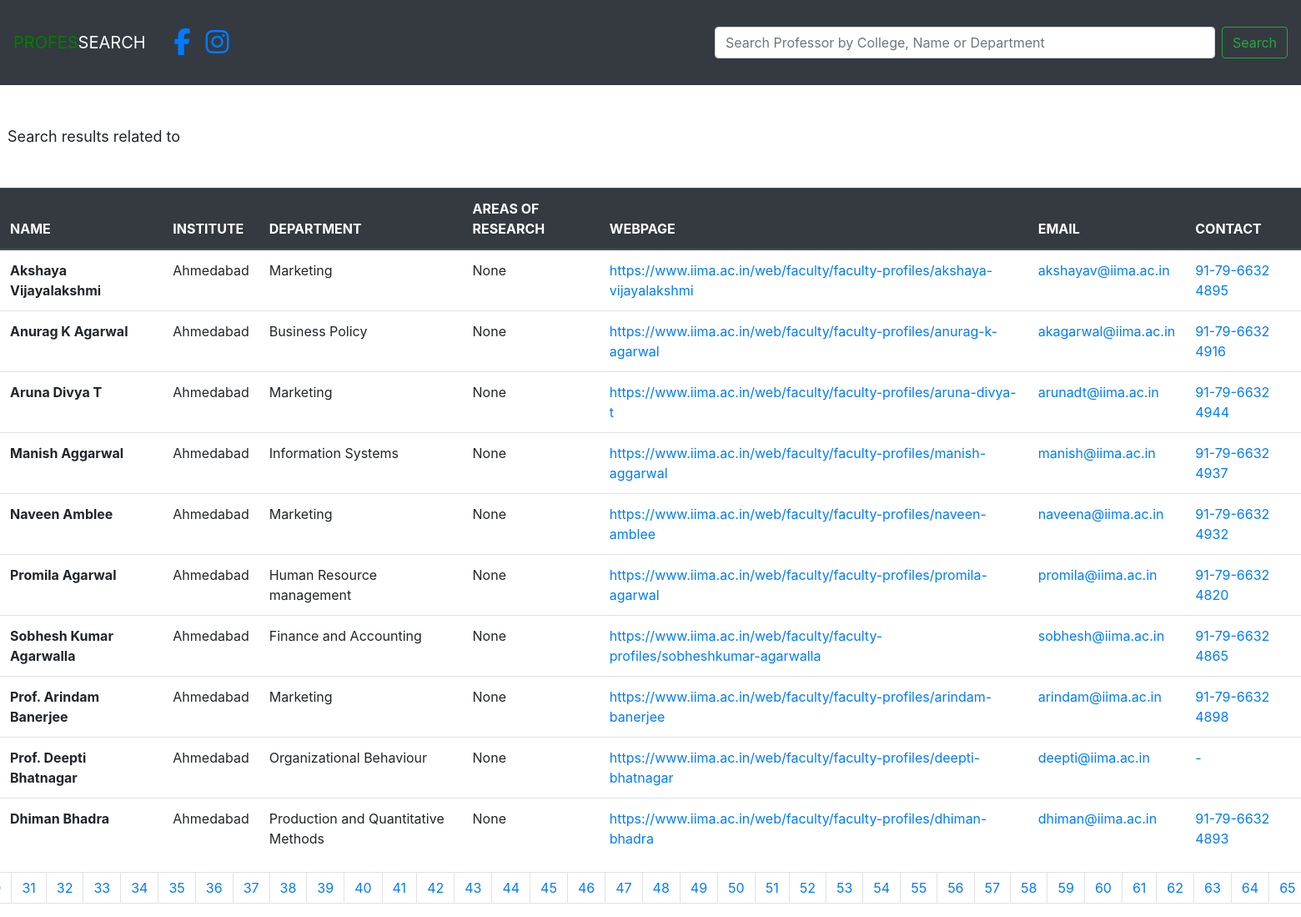
The app's page /search/ with its own data.
### profs/models.py (models this page shows, shortened)
class Prof(models.Model):
    name = models.CharField(max_length=255)
    institute = models.CharField(max_length=255)
    dept = models.CharField(max_length=255)
    aor = models.TextField(null=True)
    phone = models.CharField(max_length=25,null=True)
    email = models.CharField(max_length=255,null=True)
    web = models.CharField(max_length=512,null=True)

### kriti/views.py (the view)
# urls.py: url(r'^search/$', views.search),
def search(request):
    if request.method == 'POST':
        if request.user.is_active:
            profile=Profile()
            profile=Profile.objects.get(user=request.user.id)
            if profile.last_login==None:
                profile.last_login=datetime.now(timezone.utc)
                profile.save()
            if (datetime.now(timezone.utc)-profile.last_login).total_seconds()<2 or profile.verify_captcha==False:
                profile.verify_captcha=False
                profile.last_login=datetime.now(timezone.utc)
                profile.save()
                return HttpResponseRedirect('/verify_captcha')
            profile.last_login=datetime.now(timezone.utc)
            profile.save()
            search = request.POST.get('search')
            page=1
    else:
        search=request.GET.get('search','')
        page = request.GET.get('page','1')
    matches= Prof.objects.filter(Q(name__icontains=search)|Q(institute__icontains=search)|Q(dept__icontains=search)|Q(aor__icontains=search))
    paginator = Paginator(matches, 10)
    try:
        match = paginator.page(page)
    except PageNotAnInteger:
        match = paginator.page(1)
    except EmptyPage:
        match = paginator.page(paginator.num_pages)
    if match:
        return render(request, 'search.html', {'results':match,'search': search})
    else:
        return render(request, 'search.html', {'results': match, 'search': search,'fail':1})
    return render(request, 'search.html')

### templates/search.html (shortened to what this page needs)
<!DOCTYPE html>
<html>
<head>
	<link rel="stylesheet" href="https://stackpath.bootstrapcdn.com/bootstrap/4.3.1/css/bootstrap.min.css">
	<link rel="stylesheet" href="css/font-awesome.min.css"/>
</head>
<body>
	<nav class="navbar navbar-expand-lg navbar-dark bg-dark">
  <a class="navbar-brand" href="/"><font color="green">PROFES</font><font color="white">SEARCH</font></a>
  <div class="collapse navbar-collapse" id="navbarSupportedContent">
    <ul class="navbar-nav mr-auto">
      <li class="nav-item">
      	<div class="user-panel">
				<a href="#"><i class="fa fa-facebook fa-2x"></i></a>
			</div>
      </li>&nbsp;&nbsp;&nbsp;&nbsp;
      <li class="nav-item">
        <div class="user-panel">
				<a href="#"><i class="fa fa-instagram fa-2x"></i></a>
			</div>
      </li>
    </ul>
    <form class="form-inline my-2 my-lg-4" method="post" action="/search/">
      <input class="form-control mr-sm-2" type="search" placeholder="Search Professor by College, Name or Department" aria-label="Search" name="search">
      <button class="btn btn-outline-success my-2 my-sm-0" type="submit">Search</button>
    </form>
  </div>
</nav>
	<br><br>
	&nbsp;&nbsp;<font size="4px">Search results related to <b>{{ search }}</b></font>
	<br><br>
    <br>
    {% if results %}
	<table class="table table-hover">
  <thead class="thead-dark">
    <tr>
      <th scope="col">NAME</th>
      <th scope="col">INSTITUTE</th>
      <th scope="col">DEPARTMENT</th>
      <th scope="col">AREAS OF RESEARCH</th>
      <th scope="col">WEBPAGE</th>
      <th scope="col">EMAIL</th>
      <th scope="col">CONTACT</th>
    </tr>
  </thead>
  <tbody>
  {% endif %}
  {% if results %}
            {% for k in results %}
    <tr>
      <th scope="row">{{ k.name }}</th>
      <td>{{ k.institute }}</td>
      <td>{{ k.dept }}</td>
      <td>{{ k.aor }}</td>
      <td><a href="{{ k.web }}">{{ k.web }}</a></td>
      <td><a href="mailto:{{k.email}}">{{k.email}}</a></td>
      <td><a href="tel:{{ k.phone }}">{{ k.phone }}</a></td>
    </tr>
{% endfor %}
    {% endif %}
  </tbody>
</table>
{% if results.has_other_pages %}
  <ul class="pagination justify-content-center">
    {% for i in results.paginator.page_range %}
        <li  class="page-item"><a class="page-link" href="?page={{ i }}&search={{ search }}">{{ i }}</a></li>
    {% endfor %}
  </ul>
{% endif %}
</body>
</html>

### templates/search.html (style rules this page uses)
input { width: 600px !important; }

### records on screen
Prof: name "Akshaya Vijayalakshmi", institute "Ahmedabad", dept "Marketing", aor "None", web "https://www.iima.ac.in/web/faculty/faculty-profiles/akshaya-vijayalakshmi", email "akshayav@iima.ac.in", phone "91-79-6632 4895"
Prof: name "Anurag K Agarwal", institute "Ahmedabad", dept "Business Policy", aor "None", web "https://www.iima.ac.in/web/faculty/faculty-profiles/anurag-k-agarwal", email "akagarwal@iima.ac.in", phone "91-79-6632 4916"
Prof: name "Aruna Divya T", institute "Ahmedabad", dept "Marketing", aor "None", web "https://www.iima.ac.in/web/faculty/faculty-profiles/aruna-divya-t", email "arunadt@iima.ac.in", phone "91-79-6632 4944"
Prof: name "Manish Aggarwal", institute "Ahmedabad", dept "Information Systems", aor "None", web "https://www.iima.ac.in/web/faculty/faculty-profiles/manish-aggarwal", email "manish@iima.ac.in", phone "91-79-6632 4937"
Prof: name "Naveen Amblee", institute "Ahmedabad", dept "Marketing", aor "None", web "https://www.iima.ac.in/web/faculty/faculty-profiles/naveen-amblee", email "naveena@iima.ac.in", phone "91-79-6632 4932"
Prof: name "Promila Agarwal", institute "Ahmedabad", dept "Human Resource management", aor "None", web "https://www.iima.ac.in/web/faculty/faculty-profiles/promila-agarwal", email "promila@iima.ac.in", phone "91-79-6632 4820"
Prof: name "Sobhesh Kumar Agarwalla", institute "Ahmedabad", dept "Finance and Accounting", aor "None", web "https://www.iima.ac.in/web/faculty/faculty-profiles/sobheshkumar-agarwalla", email "sobhesh@iima.ac.in", phone "91-79-6632 4865"
Prof: name "Prof. Arindam Banerjee", institute "Ahmedabad", dept "Marketing", aor "None", web "https://www.iima.ac.in/web/faculty/faculty-profiles/arindam-banerjee", email "arindam@iima.ac.in", phone "91-79-6632 4898"
Prof: name "Prof. Deepti Bhatnagar", institute "Ahmedabad", dept "Organizational Behaviour", aor "None", web "https://www.iima.ac.in/web/faculty/faculty-profiles/deepti-bhatnagar", email "deepti@iima.ac.in", phone "-"
Prof: name "Dhiman Bhadra", institute "Ahmedabad", dept "Production and Quantitative Methods", aor "None", web "https://www.iima.ac.in/web/faculty/faculty-profiles/dhiman-bhadra", email "dhiman@iima.ac.in", phone "91-79-6632 4893"

### other values on screen
{{ i }} "31" "32" "33" "34" "35" "36" "37" "38" "39" "40" "41" "42" "43" "44" "45" "46" "47" "48" "49" "50" "51" "52" "53" "54" "55" "56" "57" "58" "59" "60" "61" "62" "63" "64" "65"
